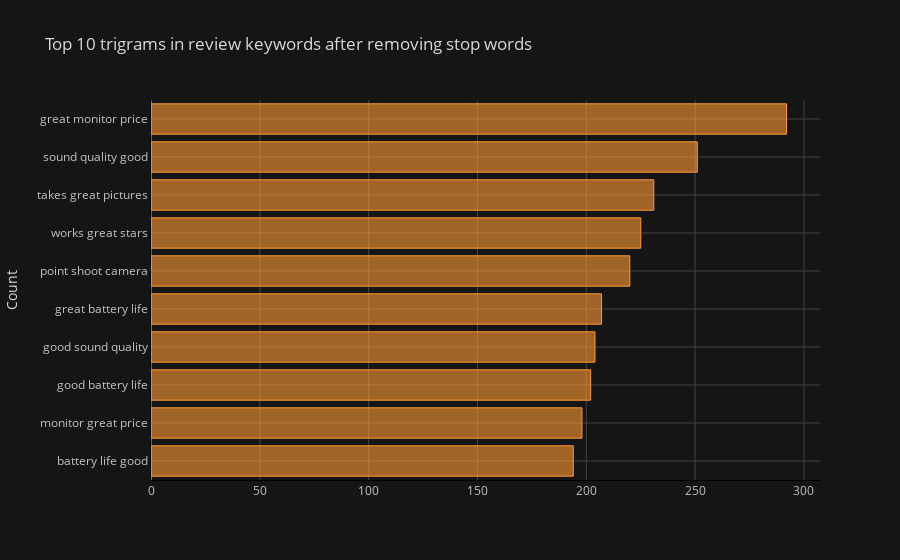

The cell this chart's notebook holds for it:
### Markdown cell above
Trigrams Frequency Distribution After Removing Stop Words

### Code cell
common_words = get_top_n_words(df['keywords'], n=10, remove_stop_words=True, ngram_from=3, ngram_to=3)

df6 = pd.DataFrame(common_words, columns = ['keywords' , 'count'])

df6.groupby('keywords').sum()['count'].sort_values().iplot(
    kind='barh', yTitle='Count', linecolor='black', title='Top 10 trigrams in review keywords after removing stop words'
)

### Figure 1 — Plotly figure (JSON) as saved in the notebook; plotly's stock layout.template omitted (floating-point values rounded to 4 significant figures)
{"data": [{"marker": {"color": "rgba(255, 153, 51, 0.6)", "line": {"color": "rgba(255, 153, 51, 1.0)", "width": 1}}, "name": "count", "orientation": "h", "text": "", "type": "bar", "x": [194, 198, 202, 204, 207, 220, 225, 231, 251, 292], "y": ["battery life good", "monitor great price", "good battery life", "good sound quality", "great battery life", "point shoot camera", "works great stars", "takes great pictures", "sound quality good", "great monitor price"]}], "layout": {"legend": {"bgcolor": "#151516", "font": {"color": "#D9D9D9"}}, "paper_bgcolor": "#151516", "plot_bgcolor": "#151516", "title": {"font": {"color": "#D9D9D9"}, "text": "Top 10 trigrams in review keywords after removing stop words"}, "xaxis": {"gridcolor": "#434343", "linecolor": "black", "showgrid": true, "tickfont": {"color": "#C2C2C2"}, "title": {"font": {"color": "#D9D9D9"}, "text": ""}, "zerolinecolor": "#666570"}, "yaxis": {"gridcolor": "#434343", "linecolor": "black", "showgrid": true, "tickfont": {"color": "#C2C2C2"}, "title": {"font": {"color": "#D9D9D9"}, "text": "Count"}, "zerolinecolor": "#666570"}}}
